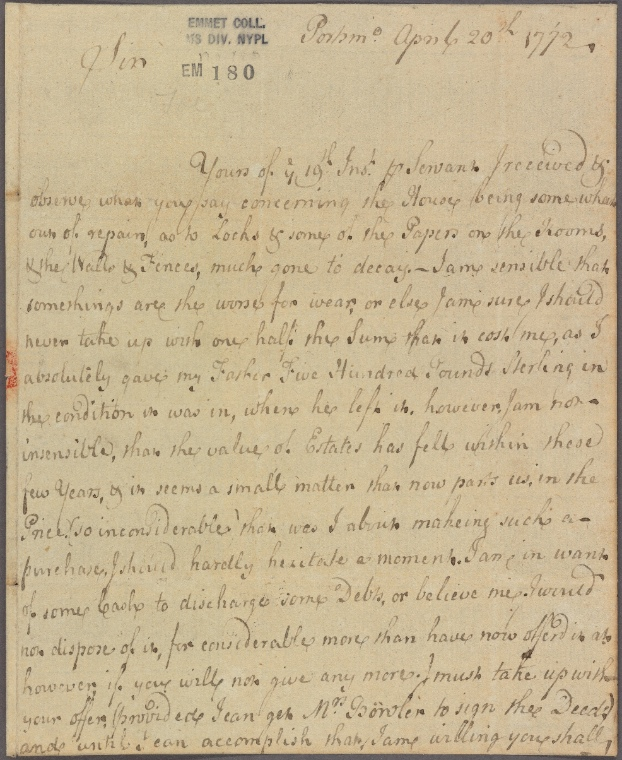
#> input picture pil-tests/tmp/nypl.jpg, 622 x 760 px
$ python trans_test.py
#> lines starting #> are read from the running program, lines starting #| are printed output that depends on the picture
from PIL import Image

def almostEquals(a,b,thres=25):
    return all(abs(a[i]-b[i])<thres for i in range(len(a)))

image = Image.open("tmp/nypl.jpg").convert('RGBA')
pixeldata = list(image.getdata())
#> pixeldata = 472720 items

for i,pixel in enumerate(pixeldata):
    # if pixel[:3] == (255,255,255):
    print(pixel)
    if almostEquals(pixel[:3], (204,198,171)):
        pixeldata[i] = (255,255,255,0)
#> this loop made 472720 passes
#> pixel on passes 1 to 3: (102, 93, 94, 255), (102, 93, 96, 255), (99, 90, 95, 255)
#| (102, 93, 94, 255)
#| (102, 93, 96, 255)
#| (99, 90, 95, 255)
#| (97, 88, 93, 255)
#| (97, 86, 90, 255)
#| (95, 85, 84, 255)
#| (94, 85, 80, 255)
#| (93, 84, 77, 255)
#> (further printed lines are left out)

image.putdata(pixeldata)
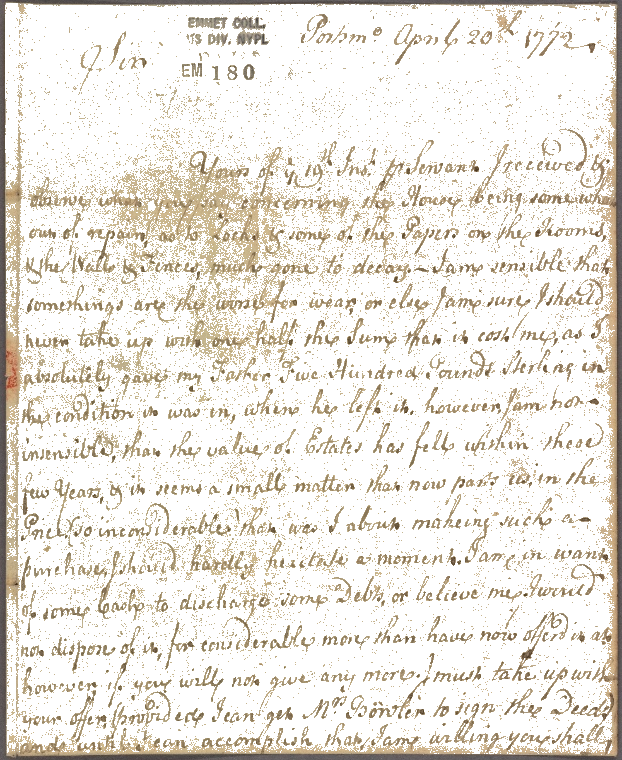
#> image: PIL image 622x760 RGBA; mean R, G, B, A 234.4, 230.2, 222.9, 61.6; transparent parts drawn white
image.save("tmp/output.png")
